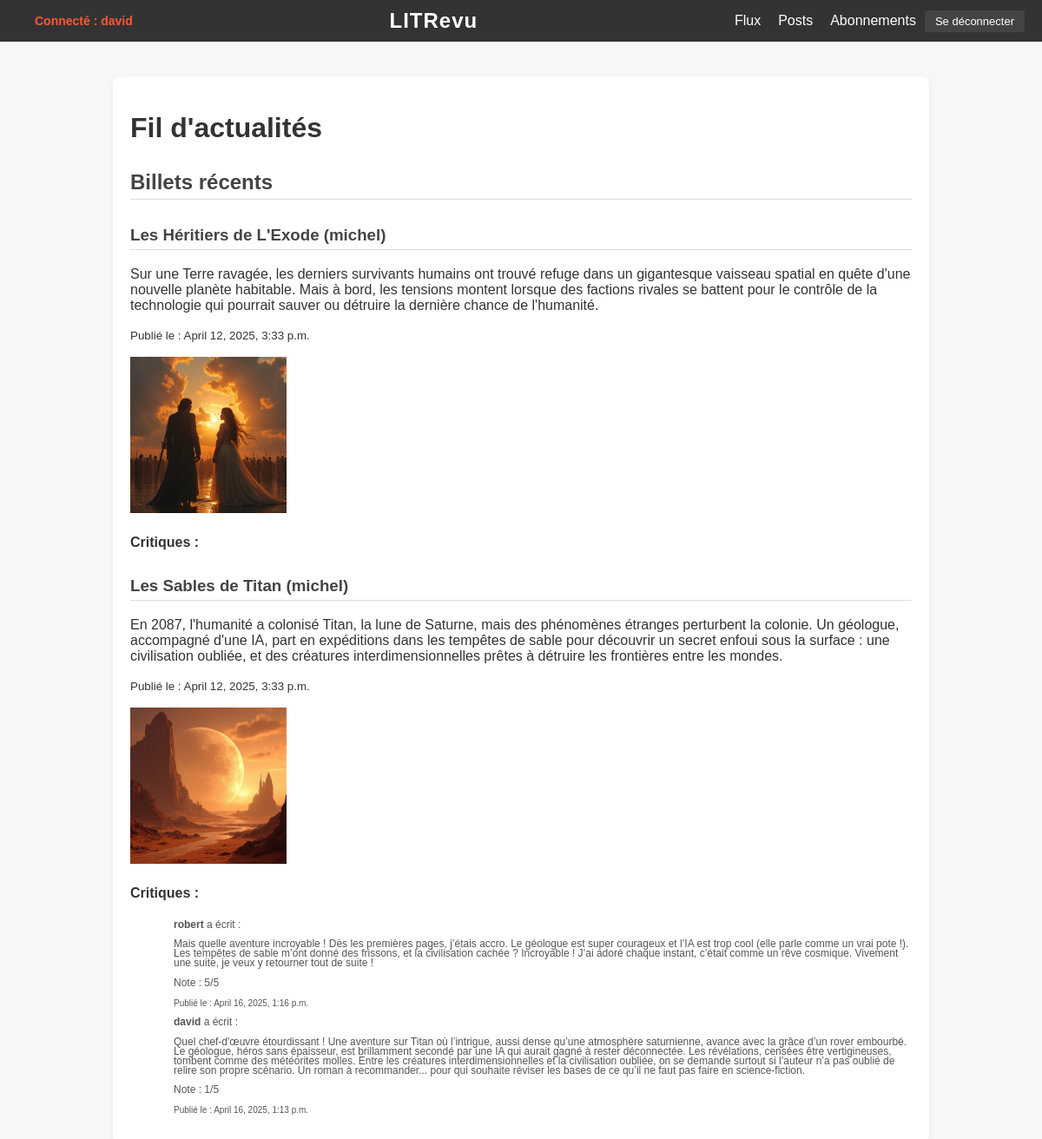
Before: /flux/ (signed in) with the older database file.
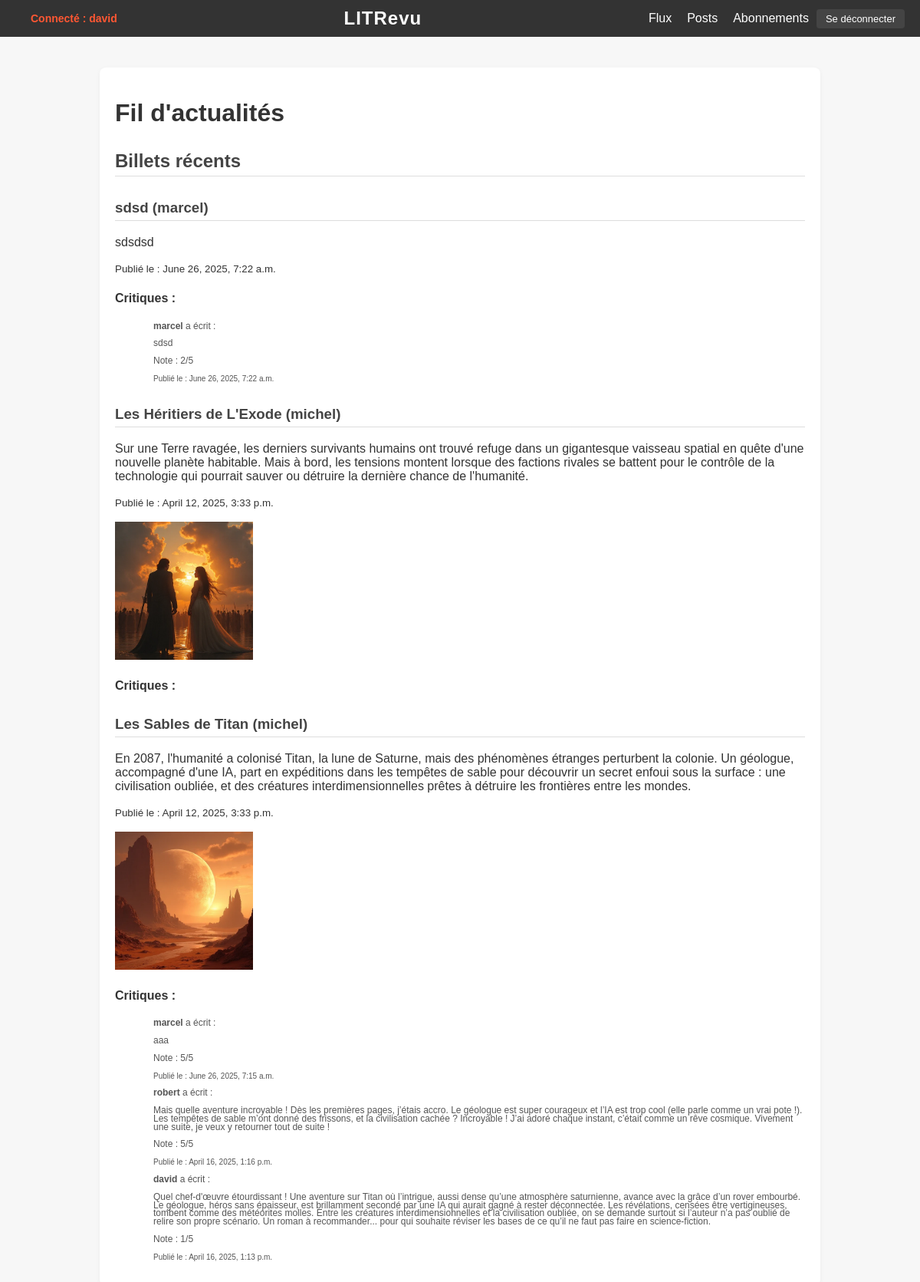
After: the same page with the newer database file.
### myapp/models.py (models this page shows, shortened)
class Ticket(models.Model):
    title = models.CharField(max_length=128)  # Mettre unique=True au lieu de primary_key
    description = models.TextField(max_length=2048, blank=True)
    user = models.ForeignKey(User, on_delete=models.CASCADE)
    image = models.ImageField(upload_to='images/', null=True, blank=True)
    time_created = models.DateTimeField(auto_now_add=True)

class Review(models.Model):
    headline = models.CharField(max_length=128)
    ticket = models.ForeignKey(Ticket, on_delete=models.SET_NULL, null=True, blank=True)
    user = models.ForeignKey(User, on_delete=models.CASCADE)
    rating = models.PositiveSmallIntegerField(
        validators=[
            MinValueValidator(0),
            MaxValueValidator(5)
        ]
    )
    body = models.TextField(
        blank=True,
        validators=[MaxLengthValidator(8192)]
    )
    time_created = models.DateTimeField(auto_now_add=True)

### myapp/views.py (the view)
# urls.py: path('flux/', views.user_feed, name='user_feed'),
@login_required
def user_feed(request):
    followed_users = UserFollows.objects.filter(user=request.user).values_list('followed_user', flat=True)
    tickets = Ticket.objects.filter(user__in=followed_users).order_by('-time_created')  # tri antichronologique
    reviews = Review.objects.filter(ticket__in=tickets).order_by('-time_created')  # tri antichronologique
    context = {
        'tickets': tickets,
        'reviews': reviews
    }
    return render(request, 'myapp/user_feed.html', context)

### myapp/templates/myapp/user_feed.html
{% extends 'base.html' %}
{% block content %}
    <h1>Fil d'actualités</h1>
    <div>
        <h2>Billets récents</h2>
        {% for ticket in tickets %}
            <div class="ticket">
                <h3>{{ ticket.title }} ({{ ticket.user.username }})</h3>
                <p>{{ ticket.description }}</p>
                <p><small>Publié le : {{ ticket.time_created }}</small></p>
                {% if ticket.image %}
                    <div class="ticket-image">
                        <img src="{{ ticket.image.url }}" alt="Image du ticket" style="max-width: 20%; height: auto;">
                    </div>
                {% endif %}
                <h4>Critiques :</h4>
                {% for review in reviews %}
                    {% if review.ticket == ticket %}
                        <div class="review small-text">
                            <p><strong>{{ review.user.username }}</strong> a écrit :</p>
                            <p>{{ review.body }}</p>
                            <p>Note : {{ review.rating }}/5</p>
                            <p><small>Publié le : {{ review.time_created }}</small></p>
                        </div>
                    {% endif %}
                {% empty %}
                <div class="review small-text">Aucune critique pour ce billet.</div>
                {% endfor %}
            </div>
        {% empty %}
            <p>Aucun billet à afficher.</p>
        {% endfor %}
    </div>
{% endblock %}

### myapp/templates/base.html (shortened to what this page needs)
<!DOCTYPE html>
<html lang="fr">
<head>
    {% load static %}
    <link rel="stylesheet" type="text/css" href="{% static 'css/style.css' %}">
</head>
<body>
    <div class="header">
        <div class="message">
            {% if request.user.is_authenticated %}
                <span class="username">Connecté : {{ request.user.username }}</span>
            {% endif %}
        </div>
        <div class="center">LITRevu</div>
        <div class="links">
            <a href="{% url 'user_feed' %}">Flux</a>
            <a href="{% url 'all_tickets' %}">Posts</a>
            <a href="{% url 'follow_user' %}">Abonnements</a>
            <form action="{% url 'logout' %}" method="post">
                <button type="submit">Se déconnecter</button>
            </form>
        </div>
    </div>
    <div class="content">
        {% block content %}{% endblock %}
    </div>
</body>
</html>

### static/css/style.css (style rules this page uses)
body { font-family: 'Segoe UI', sans-serif; margin: 0; padding: 0; background-color: #f7f7f7; color: #333; }
.header { display: flex; justify-content: space-between; align-items: center; padding: 15px 30px; background-color: #222; color: white; }
.header .center { flex: 1; text-align: center; font-size: 26px; font-weight: bold; letter-spacing: 1px; }
.header .links a { color: white; text-decoration: none; margin-left: 20px; transition: color 0.3s; }
.message { font-size: 14px; color: #f2a654; }
.content { max-width: 900px; margin: 40px auto; padding: 20px; background-color: white; border-radius: 8px; box-shadow: 0 2px 6px rgba(0, 0, 0, 0.05); }
h2, h3 { color: #444; border-bottom: 1px solid #ddd; padding-bottom: 5px; margin-top: 30px; }
form { display: inline; }
button { background-color: #444; color: white; border: none; padding: 5px 12px; margin-left: 10px; border-radius: 4px; cursor: pointer; font-size: 13px; transition: background-color 0.3s; text-align: center; width: auto; height: auto; }
a { color: #444; text-decoration: none; }
.review.small-text { font-size: 12px; margin-left: 50px; line-height: 0.9; color: #555; }
button { background-color: #444; color: white; border: none; padding: 5px 12px; margin-left: 10px; border-radius: 4px; cursor: pointer; font-size: 13px; transition: background-color 0.3s; }

### myapp/templates/base.html (style rules this page uses)
body { font-family: Arial, sans-serif; margin: 0; padding: 0; }
.header { display: flex; justify-content: space-between; align-items: center; padding: 10px 20px; background-color: #333; color: white; }
.header .center { flex: 1; text-align: center; font-size: 24px; }
.header .links { display: flex; align-items: center; }
.header .links a { color: white; text-decoration: none; margin-left: 20px; }
.message { color: #ff5733; font-weight: bold; margin-right: 20px; }

Changed rows visible on the page:
added Ticket: title "sdsd", user.username "marcel", description "sdsdsd", time_created "June 26, 2025, 7:22 a.m."
added Review: user.username "marcel", body "sdsd", rating "2", time_created "June 26, 2025, 7:22 a.m."
added Review: user.username "marcel", body "aaa", rating "5", time_created "June 26, 2025, 7:15 a.m.", shown under Ticket "Les Sables de Titan"
